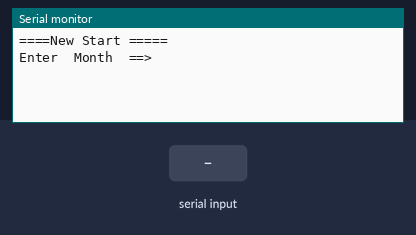
Bench run of a sketch on a simulated Arduino Uno, built with avr-gcc and run on an emulated ATmega328P. Parts: the last lines printed to the serial monitor. The inputs (shaded band) are chosen by the test bench.

Above: at 1.2 s.
1.3 s: "90,45\n" received over Serial
At 2.1 s:
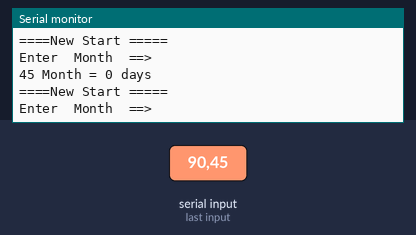
2.8 s: "30,150\n" received over Serial
At 5.2 s:
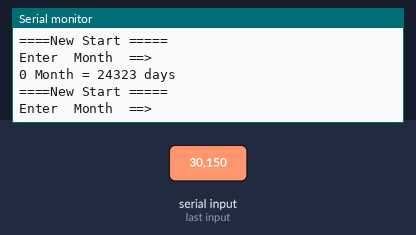
Timing chart, 0 to 6.7 s (numbered marks = the images above; inputs shaded):
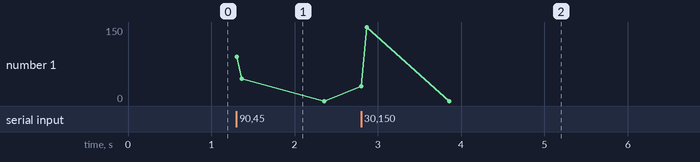

Measured:
- after the input at 1.3 s, the serial monitor: prints a new line at once (image 1)
- after the input at 2.8 s, the serial monitor: prints a new line at once (image 2)

The sketch:

ex7-3.ino
```cpp
void setup() {
 // 시리얼 통신 속도 설정 : 속도 9600 bps, 8데이터 비트, 패리티 없음, 한 개의 스톱비트
  Serial.begin(9600) ;
}

void loop() {

 int  month ;
        int days[] = {31, 28, 31,30, 31, 30, 31, 31, 30, 31, 30, 31 };

        Serial.println("====New Start =====");
        Serial.println("Enter  Month  ==>");
        while(1) {
             if(Serial.available() > 0  ) break;
         }

         month = Serial.parseInt() ;
         Serial.print(month);
         Serial.print(" Month = ");
         Serial.print(days[month-1]);
         Serial.println(" days");
}
```
